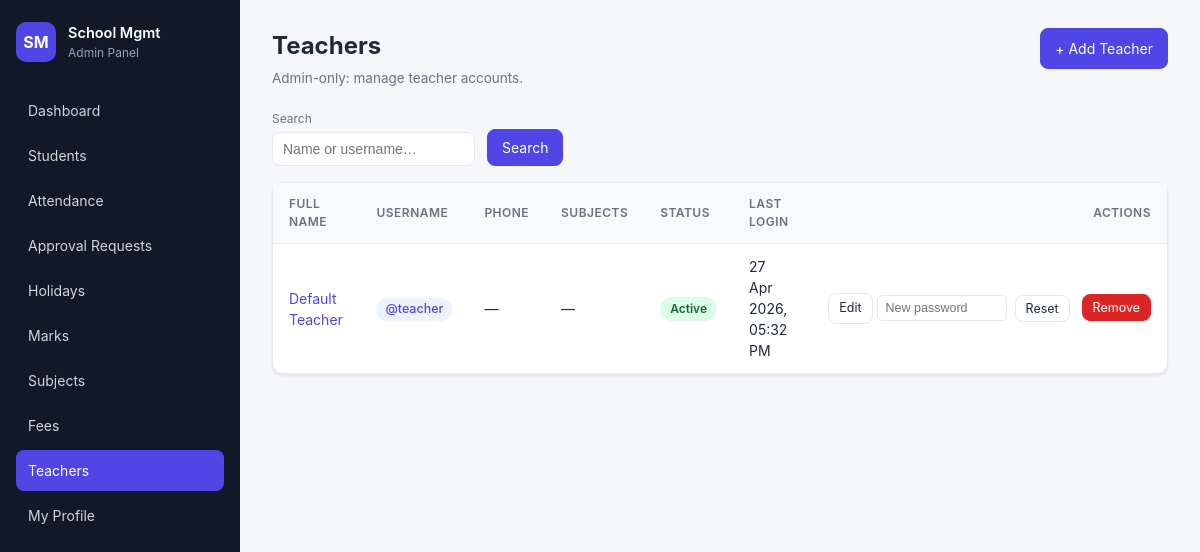
The app's page /teachers (signed in) with its own data.
### app.py (models this page shows, shortened)
class User(UserMixin, db.Model):
    __tablename__ = "users"
    id = db.Column(db.Integer, primary_key=True)
    username = db.Column(db.String(80), unique=True, nullable=False)
    full_name = db.Column(db.String(120), nullable=False)
    password_hash = db.Column(db.String(255), nullable=False)
    role = db.Column(db.String(20), nullable=False)  # 'admin' or 'teacher'
    must_change_password = db.Column(db.Boolean, nullable=False, default=False)
    phone = db.Column(db.String(20), nullable=True)
    address = db.Column(db.String(250), nullable=True)
    subject_assignment = db.Column(db.String(250), nullable=True)  # free-text e.g. "Maths, Science"
    last_login = db.Column(db.DateTime, nullable=True)
    assigned_class = db.Column(db.String(40), nullable=True)
    assigned_section = db.Column(db.String(20), nullable=True)
    created_at = db.Column(db.DateTime, default=datetime.utcnow)

### app.py (the view, shortened to what this page needs)
@app.route("/teachers")
@role_required("admin")
def teachers():
    q = request.args.get("q", "").strip()
    query = User.query.filter_by(role="teacher")
    items = query.order_by(User.full_name).all()
    return render_template("teachers.html", teachers=items, q=q)

### app.py (called while the page is built, shortened)
@login_manager.user_loader
def load_user(user_id):
    return db.session.get(User, int(user_id))

def role_required(*roles):
    def decorator(fn):
        @wraps(fn)
        @login_required
        def wrapper(*args, **kwargs):
            if current_user.role not in roles:
                abort(403)
            return fn(*args, **kwargs)
        return wrapper
    return decorator

@app.context_processor
def inject_globals():
    att_pending = 0
    marks_pending = 0
    try:
        from flask_login import current_user as cu
        if cu.is_authenticated and cu.role == "admin":
            att_pending = AttendanceRequest.query.filter_by(status="Pending").count()
            marks_pending = MarksRequest.query.filter_by(status="Pending").count()
    except Exception:
        pass
    return {
        "class_options": CLASS_OPTIONS,
        "section_options": SECTION_OPTIONS,
        "payment_modes": PAYMENT_MODES,
        "nav_pending_requests": att_pending,
        "nav_marks_pending": marks_pending,
    }

@app.before_request
def force_password_change():
    if not current_user.is_authenticated:
        return
    if not getattr(current_user, "must_change_password", False):
        return

### templates/teachers.html (shortened to what this page needs)
{% extends "base.html" %}
{% block content %}
<div class="page-header">
  <div>
    <h1>Teachers</h1>
    <p class="muted">Admin-only: manage teacher accounts.</p>
  </div>
  <a href="{{ url_for('teacher_new') }}" class="btn btn-primary">+ Add Teacher</a>
</div>
<form method="GET" class="filters">
  <div>
    <label>Search</label>
    <input type="text" name="q" value="{{ q }}" placeholder="Name or username…" />
  </div>
  <button class="btn btn-primary" type="submit">Search</button>
</form>
<div class="card no-pad">
  <div class="table-wrap">
    <table>
      <thead>
        <tr>
          <th>Full Name</th>
          <th>Username</th>
          <th>Phone</th>
          <th>Subjects</th>
          <th>Status</th>
          <th>Last Login</th>
          <th class="right">Actions</th>
        </tr>
      </thead>
      <tbody>
        {% for t in teachers %}
          <tr>
            <td><a href="{{ url_for('teacher_detail', uid=t.id) }}">{{ t.full_name }}</a></td>
            <td><span class="pill">@{{ t.username }}</span></td>
            <td>{{ t.phone or '—' }}</td>
            <td>{{ t.subject_assignment or '—' }}</td>
            <td>
              {% if t.must_change_password %}
                <span class="badge badge-amber">Pending password change</span>
              {% else %}
                <span class="badge badge-green">Active</span>
              {% endif %}
            </td>
            <td>{{ t.last_login.strftime('%d %b %Y, %I:%M %p') if t.last_login else '—' }}</td>
            <td class="right actions">
              <a href="{{ url_for('teacher_edit', uid=t.id) }}" class="btn btn-sm">Edit</a>
              <form method="POST" action="{{ url_for('teacher_reset', uid=t.id) }}" class="inline-reset" onsubmit="return confirm('Reset password for this teacher?');">
                <input type="password" name="new_password" placeholder="New password" minlength="6" required />
                <button class="btn btn-sm" type="submit">Reset</button>
              </form>
              <form method="POST" action="{{ url_for('teacher_delete', uid=t.id) }}" onsubmit="return confirm('Remove this teacher?');" style="display:inline">
                <button class="btn btn-sm btn-danger" type="submit">Remove</button>
              </form>
            </td>
          </tr>
        {% else %}
          <tr><td colspan="7" class="empty">No teachers found.</td></tr>
        {% endfor %}
      </tbody>
    </table>
  </div>
</div>
{% endblock %}

### templates/base.html (shortened to what this page needs)
<!DOCTYPE html>
<html lang="en">
<head>
  <link rel="stylesheet" href="{{ url_for('static', filename='style.css') }}" />
</head>
<body>
{% if current_user.is_authenticated %}
  <div class="layout">
    <aside class="sidebar" id="sidebar">
      <div class="brand">
        <div class="brand-logo">SM</div>
        <div>
          <div class="brand-name">School Mgmt</div>
          <div class="brand-sub">{{ current_user.role|capitalize }} Panel</div>
        </div>
      </div>
      <nav>
        <a href="{{ url_for('dashboard') }}" class="nav-link {% if request.endpoint == 'dashboard' %}active{% endif %}">Dashboard</a>
        <a href="{{ url_for('students') }}" class="nav-link {% if request.endpoint and request.endpoint.startswith('student') %}active{% endif %}">Students</a>
        <a href="{{ url_for('attendance') }}" class="nav-link {% if request.endpoint == 'attendance' %}active{% endif %}">Attendance</a>
        {% if current_user.role == 'admin' %}
          <a href="{{ url_for('approval_requests') }}" class="nav-link {% if request.endpoint == 'approval_requests' %}active{% endif %}">
            Approval Requests
            {% set total_pending = nav_pending_requests + nav_marks_pending %}
          </a>
          <a href="{{ url_for('holidays') }}" class="nav-link {% if request.endpoint == 'holidays' %}active{% endif %}">Holidays</a>
        {% endif %}
        <a href="{{ url_for('marks') }}" class="nav-link {% if request.endpoint and request.endpoint.startswith('mark') %}active{% endif %}">Marks</a>
        {% if current_user.role == 'admin' %}
          <a href="{{ url_for('subjects') }}" class="nav-link {% if request.endpoint == 'subjects' %}active{% endif %}">Subjects</a>
        {% endif %}
        {% if current_user.role == 'admin' %}
          <a href="{{ url_for('fees') }}" class="nav-link {% if request.endpoint and request.endpoint.startswith('fee') %}active{% endif %}">Fees</a>
          <a href="{{ url_for('teachers') }}" class="nav-link {% if request.endpoint and request.endpoint.startswith('teacher') %}active{% endif %}">Teachers</a>
        {% endif %}
        <a href="{{ url_for('my_profile') }}" class="nav-link {% if request.endpoint == 'my_profile' %}active{% endif %}">My Profile</a>
      </nav>
    </aside>
    <main class="content">
      {% block content %}{% endblock %}
    </main>
  </div>
{% endif %}
</body>
</html>

### static/style.css (style rules this page uses)
:root { --bg: #f5f7fb; --surface: #ffffff; --text: #1f2937; --muted: #6b7280; --border: #e5e7eb; --primary: #4f46e5; --primary-hover: #4338ca; --danger: #dc2626; --green: #16a34a; --red: #dc2626; --blue: #2563eb; --purple: #7c3aed; --shadow: 0 1px 2px rgba(0,0,0,0.04), 0 1px 3px rgba(0,0,0,0.06); }
* { box-sizing: border-box; }
html, body { margin: 0; padding: 0; font-family: -apple-system, BlinkMacSystemFont, "Segoe UI", Roboto, Helvetica, Arial, sans-serif; background: var(--bg); color: var(--text); font-size: 14.5px; line-height: 1.5; }
a { color: var(--primary); text-decoration: none; }
.layout { display: flex; min-height: 100vh; }
.sidebar { width: 240px; background: #111827; color: #d1d5db; display: flex; flex-direction: column; padding: 22px 16px; position: sticky; top: 0; height: 100vh; }
.brand { display: flex; align-items: center; gap: 12px; margin-bottom: 28px; }
.brand-logo { background: var(--primary); color: white; width: 40px; height: 40px; border-radius: 10px; display: flex; align-items: center; justify-content: center; font-weight: 700; font-size: 16px; }
.brand-name { color: white; font-weight: 600; }
.brand-sub { font-size: 12px; color: #9ca3af; }
nav { display: flex; flex-direction: column; gap: 4px; flex: 1; }
.nav-link { color: #d1d5db; padding: 10px 12px; border-radius: 8px; font-size: 14px; transition: background 0.15s; }
.nav-link.active { background: var(--primary); color: white; }
.content { flex: 1; padding: 28px 32px; max-width: 100%; overflow-x: auto; }
.page-header { display: flex; justify-content: space-between; align-items: flex-start; flex-wrap: wrap; gap: 12px; margin-bottom: 22px; }
.page-header h1 { margin: 0 0 4px; font-size: 24px; }
.muted { color: var(--muted); margin: 0; font-size: 13.5px; }
.card { background: var(--surface); border: 1px solid var(--border); border-radius: 12px; padding: 20px 22px; box-shadow: var(--shadow); margin-bottom: 22px; }
.card.no-pad { padding: 0; }
.filters { display: flex; gap: 12px; align-items: flex-end; margin-bottom: 16px; flex-wrap: wrap; }
.filters label { font-size: 12px; color: var(--muted); display: block; margin-bottom: 4px; }
.filters input, .filters select { padding: 8px 10px; border: 1px solid var(--border); border-radius: 8px; background: white; font-size: 14px; }
.btn { display: inline-block; padding: 9px 14px; border-radius: 8px; border: 1px solid var(--border); background: white; color: var(--text); font-size: 14px; cursor: pointer; text-decoration: none; font-family: inherit; transition: background 0.12s, border-color 0.12s; }
.btn-primary { background: var(--primary); color: white; border-color: var(--primary); }
.btn-danger { color: white; background: var(--danger); border-color: var(--danger); }
.btn-sm { padding: 5px 10px; font-size: 12.5px; }
.table-wrap { overflow-x: auto; }
table { width: 100%; border-collapse: collapse; font-size: 14px; }
th, td { text-align: left; padding: 12px 16px; border-bottom: 1px solid var(--border); }
th { font-size: 12px; text-transform: uppercase; letter-spacing: 0.04em; color: var(--muted); background: #f9fafb; font-weight: 600; }
.right { text-align: right; }
.actions { white-space: nowrap; }
.actions .btn { margin-left: 4px; }
.pill { display: inline-block; padding: 2px 9px; border-radius: 999px; background: #eef2ff; color: var(--primary); font-size: 12.5px; font-weight: 500; }
.badge { display: inline-block; padding: 3px 10px; border-radius: 999px; font-size: 12px; font-weight: 600; }
.badge-green { background: #dcfce7; color: #166534; }
.inline-reset { display: inline-flex; gap: 4px; align-items: center; margin-right: 4px; }
.inline-reset input { padding: 5px 8px; border: 1px solid var(--border); border-radius: 6px; font-size: 12.5px; width: 130px; }

### records on screen
User: role "Admin"
User: full_name "Default Teacher", username "teacher", phone "—", subject_assignment "—", must_change_password "Active", last_login "27 Apr 2026, 05:32 PM"
